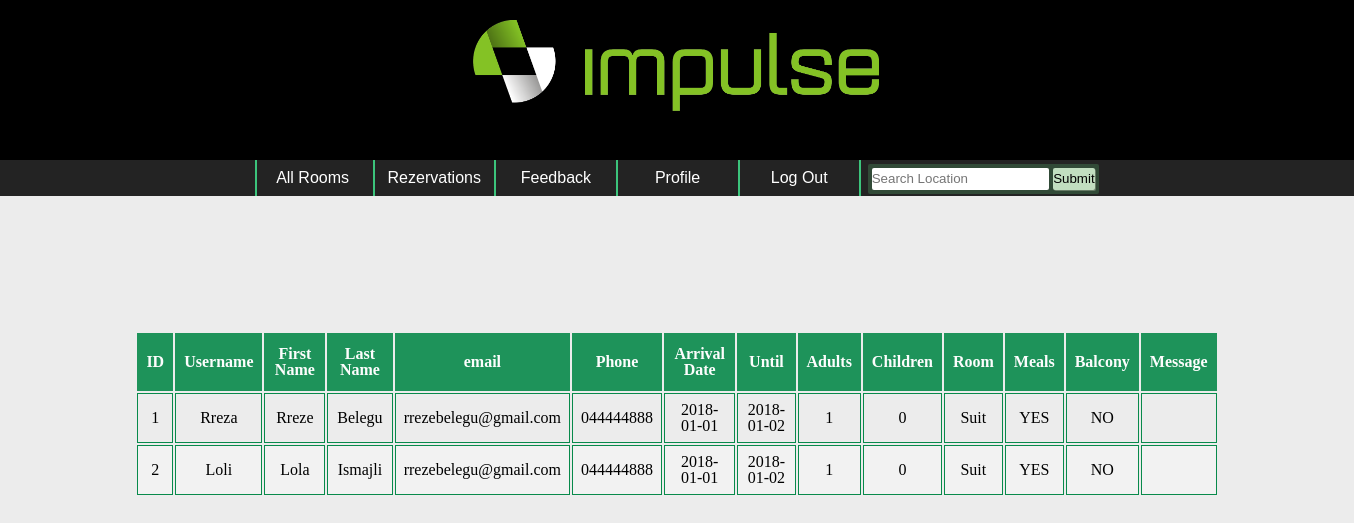
/rezervimet.php, run on an earlier commit of the app's database.
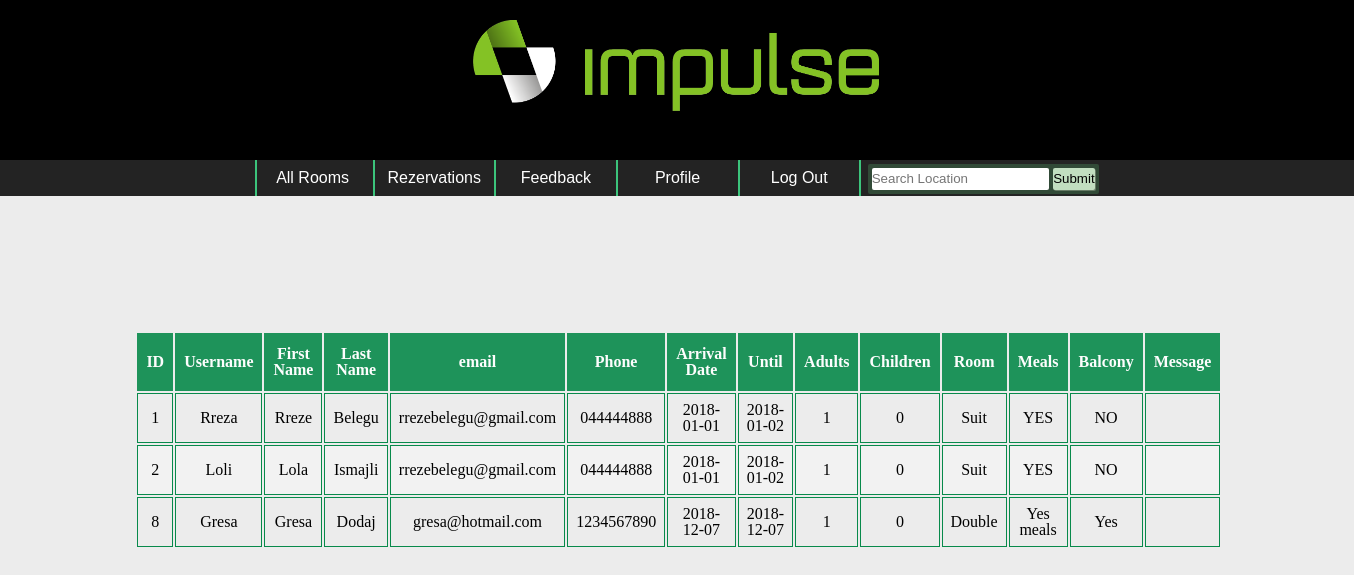
And on a later commit of the database.
### tables this page shows
CREATE TABLE `reservations` (
  `ID` int(11) NOT NULL,
  `Username` varchar(10) NOT NULL,
  `Emri` varchar(45) NOT NULL,
  `Mbiemri` varchar(45) NOT NULL,
  `Email` varchar(45) NOT NULL,
  `Phonenumber` varchar(10) NOT NULL,
  `Country` varchar(45) NOT NULL,
  `Arrivaldate` date NOT NULL,
  `Untildate` date NOT NULL,
  `Adults` int(11) NOT NULL,
  `Children` int(11) NOT NULL,
  `Roomtype` varchar(45) NOT NULL,
  `Meals` varchar(45) NOT NULL,
  `Balcony` varchar(45) NOT NULL,
  `Questions` varchar(100) DEFAULT NULL
);

### rezervimet.php (the view, shortened to what this page needs)
<!DOCTYPE html>
<html>
<head>
</head>
<?php
    require_once('db.php');
?>
  <body>
                        <div align="center">
                           <table id="rezervimet">
                                <thead >
                                    <th><center>ID</center></th>
                                    <th><center>Username</center></th>
                                    <th><center>First Name</center></th>
                                    <th><center>Last Name</center></th>
                                    <th><center>email</center></th>
                                    <th><center>Phone</center></th>
                                    <th><center>Arrival Date</center></th>
                                    <th><center>Until</center></th>
                                    <th><center>Adults</center></th>
                                    <th><center>Children</center></th>
                                    <th><center>Room</center></th>
                                    <th><center>Meals</center></th>
                                    <th><center>Balcony</center></th>
                                    <th><center>Message</center></th>
                                </thead>
                                <tbody>
                                      <?php
                                        $q = "SELECT * FROM reservations ORDER BY reservations.id ASC";
                                        $run = mysqli_query($con, $q);
                                        if(mysqli_num_rows($run) > 0){
                                            while($row = mysqli_fetch_array($run)){
                                    ?>
                                    <tr>
                                        <td><center><?php echo $row['ID']; ?></center></td>
                                        <td><center><?php echo $row['Username']; ?></center></td>
                                        <td><center><?php echo $row['Emri']; ?> </center></td>
                                        <td><center><?php echo $row['Mbiemri']; ?></center></td>
                                        <td><center><?php echo $row['Email']; ?> </center></td>
                                        <td><center><?php echo $row['Phonenumber']; ?> </center></td>
                                        <td><center><?php echo $row['Arrivaldate']; ?> </center></td>
                                        <td><center><?php echo $row['Untildate']; ?></center></td>
                                        <td><center><?php echo $row['Adults']; ?></center></td>
                                        <td><center><?php echo $row['Children']; ?></center></td>
                                        <td><center><?php echo $row['Roomtype']; ?> </center></td>
                                        <td><center><?php echo $row['Meals']; ?> </center></td>
                                        <td><center><?php echo $row['Balcony']; ?></center></td>
                                        <td><center><?php echo $row['Questions']; ?></center></td>
                                    </tr>
                                    <?php
                                            }
                                        }
                                    ?>
                                </tbody>
                            </table>
</div>
</body></html>

What changed in the data, as far as the page shows it:
added reservations: ID "8", Username "Gresa", Emri "Gresa", Mbiemri "Dodaj", Email "gresa@hotmail.com", Phonenumber "1234567890", Arrivaldate "2018-12-07", Untildate "2018-12-07", Adults "1", Children "0", Roomtype "Double", Meals "Yes meals", Balcony "Yes"
